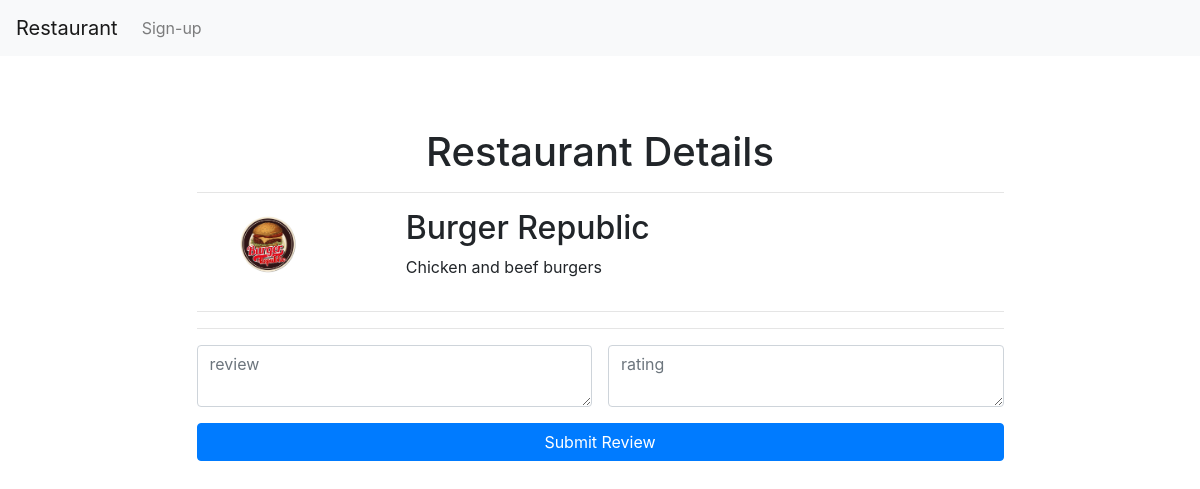
The page /restaurant/3 on the database as committed earlier.
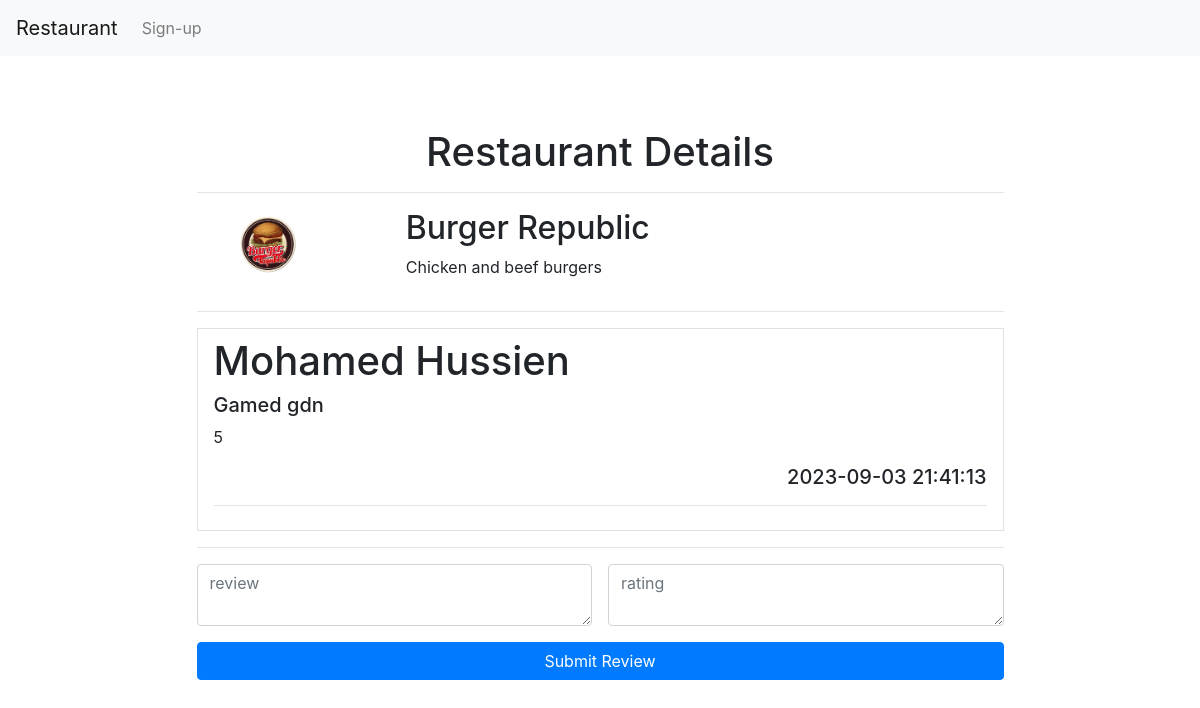
The same page on the database as committed later.
### tables this page shows
CREATE TABLE restaurants (
            id INTEGER PRIMARY KEY AUTOINCREMENT,
            title TEXT NOT NULL UNIQUE,
            description TEXT,
            image_url TEXT
           
        );

CREATE TABLE reviews (
            id INTEGER PRIMARY KEY AUTOINCREMENT,
            user_id INTEGER NOT NULL,
            restaurant_id INTEGER NOT NULL,
            rating INTEGER NOT NULL,
            review TEXT NOT NULL,
            timestamp TIMESTAMP DEFAULT CURRENT_TIMESTAMP,
            FOREIGN KEY (user_id) REFERENCES users (id),
            FOREIGN KEY (restaurant_id) REFERENCES restaurants (id)
           
        );

CREATE TABLE users (
			id INTEGER PRIMARY KEY AUTOINCREMENT,
            first_name TEXT NOT NULL,
            last_name TEXT NOT NULL,
            email TEXT NOT NULL UNIQUE,
			username TEXT NOT NULL UNIQUE,
			password TEXT NOT NULL
		);

### app.py (the view)
@app.route('/restaurant/<restaurant_id>',methods=['GET','POST'])
def getrestaurant(restaurant_id):
    if request.method == 'POST':
        review = request.form['review']
        rating = request.form['rating']
        user_id = session['user_id']
        db.add_review(connection, user_id, restaurant_id, rating, review)
        return redirect(url_for("getrestaurant", restaurant_id=restaurant_id))
    else:
        return render_template('view-restaurant.html', restaurant=db.get_restaurant(connection, restaurant_id), reviews = db.get_reviews_for_restaurant(connection, restaurant_id))

### db.py (called while the page is built)
def get_restaurant(connection, restaurant_id):
    cursor = connection.cursor()
    query = '''SELECT * FROM restaurants WHERE id = ?'''
    cursor.execute(query, (restaurant_id,))
    return cursor.fetchone()

def get_reviews_for_restaurant(connection, restaurant_id):
    cursor = connection.cursor()
    query = '''
        SELECT  users.first_name, users.last_name, reviews.review, reviews.rating, reviews.timestamp
        FROM reviews
        JOIN users ON reviews.user_id = users.id
        WHERE reviews.restaurant_id = ?
    '''
    cursor.execute(query, (restaurant_id,))
    return cursor.fetchall()

### templates/view-restaurant.html (shortened to what this page needs)
<!DOCTYPE html>
<html lang="en">
<head>
    <link rel="stylesheet" href="https://maxcdn.bootstrapcdn.com/bootstrap/4.5.2/css/bootstrap.min.css">
</head>
<body >
    <nav class="navbar navbar-expand-lg navbar-light bg-light">
        <a class="navbar-brand" href="#">Restaurant</a>
        <div class="collapse navbar-collapse" id="navbarScroll">
          <ul class="navbar-nav mr-auto my-2 my-lg-0 navbar-nav-scroll" style="max-height: 100px;">
            {% if 'username' not in session %}
            <li class="nav-item">
              <a class="nav-link" href="/signup">Sign-up</a>
            </li>
            {% endif %}
          </ul>
        </div>
      </nav>
    <div class="container" >
        <div class="row justify-content-center">
            <div class="col-md-9 col-lg-9 form-container p-4 mt-5 me-1">
                <div class="row mb-3">
                    <div class="col-12 text-center">
                        <h1>Restaurant Details</h1>
                        <hr/>
                    </div>
                    <div class="col-3">
                        <img src="{{url_for('static', filename=restaurant[3])}}" alt="" width="150" class="img-fluid" />
                    </div>
                    <div class="col">
                        <h2>{{restaurant[1]}}</h2>
                        <p>{{restaurant[2]}}</p>
                    </div>
                </div>
                <hr />
                <div>
                    {% for review in reviews %}
                    <div class="col-md-12 col-lg-12 py-2 px-3 mt-1 border border-3">
                        <h1>{{review[0]}} {{review[1]}}</h1>
                        <h5>{{review[2]}}</h5>
                        <p>{{review[3]}}</p>
                        <div class="text-right">
                            <h5>{{review[4]}}</h5>
                        </div>
                        <hr/>
                    </div>
                    {% endfor %}
                </div>
                <hr />
                <form class="login-form" method="post"
                    action="{{ url_for('getrestaurant', restaurant_id=restaurant[0]) }}">
                    <div class="d-flex flex-column">
                        <div class="mb-3 d-inline-flex">
                            <textarea class="form-control mr-2" placeholder="review" required name="review"></textarea>
                            <textarea type="number" class="form-control ml-2" placeholder="rating" required name="rating"></textarea>
                        </div>
                        <button type="submit" class="btn btn-primary">Submit Review</button>
                    </div>
                </form>
            </div>
        </div>
    </div>
</body>
</html>

Rows that differ between the two databases and show on the page:
added reviews: first_name "Mohamed", last_name "Hussien", review "Gamed gdn", rating "5", timestamp "2023-09-03 21:41:13"
